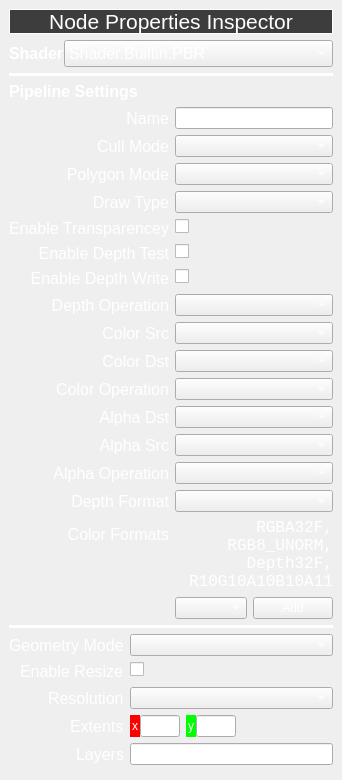
      <widget class="QStackedWidget" name="stackedWidget">
       <property name="maximumSize">
        <size>
         <width>300</width>
         <height>16777215</height>
        </size>
       </property>
       <property name="autoFillBackground">
        <bool>true</bool>
       </property>
       <property name="styleSheet">
        <string notr="true">color: rgb(255, 255, 255);</string>
       </property>
       <property name="currentIndex">
        <number>1</number>
       </property>
       <widget class="QWidget" name="page_1_empty">
        <layout class="QVBoxLayout" name="verticalLayout_20">
         <item>
          <widget class="QLabel" name="PassPresetsLbl_3">
           <property name="minimumSize">
            <size>
             <width>0</width>
             <height>25</height>
            </size>
           </property>
           <property name="maximumSize">
            <size>
             <width>16777215</width>
             <height>50</height>
            </size>
           </property>
           <property name="font">
            <font>
             <pointsize>16</pointsize>
             <weight>50</weight>
             <bold>false</bold>
            </font>
           </property>
           <property name="autoFillBackground">
            <bool>false</bool>
           </property>
           <property name="styleSheet">
            <string notr="true">background-color: rgb(61, 61, 61);
color: #ffffff;
border-style:solid;
border-color:#ffffff;
border-width:1px;

</string>
           </property>
           <property name="text">
            <string>Node Properties Inspector</string>
           </property>
           <property name="scaledContents">
            <bool>false</bool>
           </property>
           <property name="alignment">
            <set>Qt::AlignCenter</set>
           </property>
           <property name="margin">
            <number>4</number>
           </property>
          </widget>
         </item>
         <item>
          <widget class="QLabel" name="label_21">
           <property name="font">
            <font>
             <family>Yu Gothic UI Light</family>
             <pointsize>16</pointsize>
             <italic>true</italic>
            </font>
           </property>
           <property name="text">
            <string>Select a Node to inspect and edit properties</string>
           </property>
           <property name="alignment">
            <set>Qt::AlignCenter</set>
           </property>
           <property name="wordWrap">
            <bool>true</bool>
           </property>
          </widget>
         </item>
         <item>
          <spacer name="verticalSpacer">
           <property name="orientation">
            <enum>Qt::Vertical</enum>
           </property>
           <property name="sizeHint" stdset="0">
            <size>
             <width>20</width>
             <height>40</height>
            </size>
           </property>
          </spacer>
         </item>
        </layout>
       </widget>
       <widget class="QWidget" name="page_2_pass_node">
        <layout class="QVBoxLayout" name="verticalLayout_23">
         <item>
          <widget class="QLabel" name="PassPresetsLbl_2">
           <property name="minimumSize">
            <size>
             <width>0</width>
             <height>25</height>
            </size>
           </property>
           <property name="maximumSize">
            <size>
             <width>16777215</width>
             <height>50</height>
            </size>
           </property>
           <property name="font">
            <font>
             <pointsize>16</pointsize>
             <weight>50</weight>
             <bold>false</bold>
            </font>
           </property>
           <property name="autoFillBackground">
            <bool>false</bool>
           </property>
           <property name="styleSheet">
            <string notr="true">background-color: rgb(61, 61, 61);
color: #ffffff;
border-style:solid;
border-color:#ffffff;
border-width:1px;

</string>
           </property>
           <property name="text">
            <string>Node Properties Inspector</string>
           </property>
           <property name="scaledContents">
            <bool>false</bool>
           </property>
           <property name="alignment">
            <set>Qt::AlignCenter</set>
           </property>
           <property name="margin">
            <number>4</number>
           </property>
          </widget>
         </item>
         <item>
          <layout class="QFormLayout" name="formLayout">
           <property name="labelAlignment">
            <set>Qt::AlignRight|Qt::AlignTrailing|Qt::AlignVCenter</set>
           </property>
           <property name="formAlignment">
            <set>Qt::AlignCenter</set>
           </property>
           <property name="horizontalSpacing">
            <number>0</number>
           </property>
           <property name="verticalSpacing">
            <number>0</number>
           </property>
           <item row="0" column="0">
            <widget class="QLabel" name="label_22">
             <property name="font">
              <font>
               <pointsize>12</pointsize>
               <weight>75</weight>
               <bold>true</bold>
              </font>
             </property>
             <property name="text">
              <string>Shader</string>
             </property>
            </widget>
           </item>
           <item row="0" column="1">
            <widget class="QComboBox" name="comboBox">
             <property name="font">
              <font>
               <pointsize>12</pointsize>
              </font>
             </property>
             <item>
              <property name="text">
               <string>Shader.Builtin.PBR</string>
              </property>
             </item>
             <item>
              <property name="text">
               <string>Shader.Builtin.GBuffer</string>
              </property>
             </item>
            </widget>
           </item>
          </layout>
         </item>
         <item>
          <widget class="Line" name="line_3">
           <property name="autoFillBackground">
            <bool>false</bool>
           </property>
           <property name="styleSheet">
            <string notr="true">line_3:{
    background-color: rgb(255, 255, 255);
	color: rgb(255, 255, 255);
    width: 5px;
    border-width: 5px;
    border-color: #ffffff;
}</string>
           </property>
           <property name="frameShadow">
            <enum>QFrame::Plain</enum>
           </property>
           <property name="lineWidth">
            <number>4</number>
           </property>
           <property name="orientation">
            <enum>Qt::Horizontal</enum>
           </property>
          </widget>
         </item>
         <item>
          <widget class="QLabel" name="label_41">
           <property name="font">
            <font>
             <pointsize>12</pointsize>
             <weight>75</weight>
             <italic>false</italic>
             <bold>true</bold>
            </font>
           </property>
           <property name="text">
            <string>Pipeline Settings</string>
           </property>
          </widget>
         </item>
         <item>
          <layout class="QFormLayout" name="formLayout_2">
           <property name="fieldGrowthPolicy">
            <enum>QFormLayout::AllNonFixedFieldsGrow</enum>
           </property>
           <property name="rowWrapPolicy">
            <enum>QFormLayout::DontWrapRows</enum>
           </property>
           <property name="labelAlignment">
            <set>Qt::AlignRight|Qt::AlignTrailing|Qt::AlignVCenter</set>
           </property>
           <item row="0" column="0">
            <widget class="QLabel" name="label_24">
             <property name="font">
              <font>
               <pointsize>12</pointsize>
              </font>
             </property>
             <property name="text">
              <string>Name</string>
             </property>
             <property name="alignment">
              <set>Qt::AlignRight|Qt::AlignTrailing|Qt::AlignVCenter</set>
             </property>
            </widget>
           </item>
           <item row="0" column="1">
            <widget class="QLineEdit" name="lineEdit_2"/>
           </item>
           <item row="1" column="0">
            <widget class="QLabel" name="label_25">
             <property name="font">
              <font>
               <pointsize>12</pointsize>
              </font>
             </property>
             <property name="text">
              <string>Cull Mode</string>
             </property>
             <property name="alignment">
              <set>Qt::AlignRight|Qt::AlignTrailing|Qt::AlignVCenter</set>
             </property>
            </widget>
           </item>
           <item row="1" column="1">
            <widget class="QComboBox" name="comboBox_2"/>
           </item>
           <item row="2" column="0">
            <widget class="QLabel" name="label_26">
             <property name="font">
              <font>
               <pointsize>12</pointsize>
              </font>
             </property>
             <property name="text">
              <string>Polygon Mode</string>
             </property>
             <property name="alignment">
              <set>Qt::AlignRight|Qt::AlignTrailing|Qt::AlignVCenter</set>
             </property>
            </widget>
           </item>
           <item row="2" column="1">
            <widget class="QComboBox" name="comboBox_3"/>
           </item>
           <item row="3" column="0">
            <widget class="QLabel" name="label_27">
             <property name="font">
              <font>
               <pointsize>12</pointsize>
              </font>
             </property>
             <property name="text">
              <string>Draw Type</string>
             </property>
             <property name="alignment">
              <set>Qt::AlignRight|Qt::AlignTrailing|Qt::AlignVCenter</set>
             </property>
            </widget>
           </item>
           <item row="3" column="1">
            <widget class="QComboBox" name="comboBox_4"/>
           </item>
           <item row="4" column="0">
            <widget class="QLabel" name="label_28">
             <property name="font">
              <font>
               <pointsize>12</pointsize>
              </font>
             </property>
             <property name="text">
              <string>Enable Transparencey</string>
             </property>
             <property name="alignment">
              <set>Qt::AlignRight|Qt::AlignTrailing|Qt::AlignVCenter</set>
             </property>
            </widget>
           </item>
           <item row="4" column="1">
            <widget class="QCheckBox" name="checkBox">
             <property name="text">
              <string/>
             </property>
            </widget>
           </item>
           <item row="5" column="0">
            <widget class="QLabel" name="label_29">
             <property name="font">
              <font>
               <pointsize>12</pointsize>
              </font>
             </property>
             <property name="text">
              <string>Enable Depth Test</string>
             </property>
             <property name="alignment">
              <set>Qt::AlignRight|Qt::AlignTrailing|Qt::AlignVCenter</set>
             </property>
            </widget>
           </item>
           <item row="5" column="1">
            <widget class="QCheckBox" name="checkBox_2">
             <property name="text">
              <string/>
             </property>
            </widget>
           </item>
           <item row="6" column="0">
            <widget class="QLabel" name="label_30">
             <property name="font">
              <font>
               <pointsize>12</pointsize>
              </font>
             </property>
             <property name="text">
              <string>Enable Depth Write</string>
             </property>
             <property name="alignment">
              <set>Qt::AlignRight|Qt::AlignTrailing|Qt::AlignVCenter</set>
             </property>
            </widget>
           </item>
           <item row="6" column="1">
            <widget class="QCheckBox" name="checkBox_3">
             <property name="text">
              <string/>
             </property>
            </widget>
           </item>
           <item row="7" column="0">
            <widget class="QLabel" name="label_38">
             <property name="font">
              <font>
               <pointsize>12</pointsize>
              </font>
             </property>
             <property name="text">
              <string>Depth Operation</string>
             </property>
             <property name="alignment">
              <set>Qt::AlignRight|Qt::AlignTrailing|Qt::AlignVCenter</set>
             </property>
            </widget>
           </item>
           <item row="7" column="1">
            <widget class="QComboBox" name="comboBox_11"/>
           </item>
           <item row="8" column="0">
            <widget class="QLabel" name="label_31">
             <property name="font">
              <font>
               <pointsize>12</pointsize>
              </font>
             </property>
             <property name="text">
              <string>Color Src</string>
             </property>
             <property name="alignment">
              <set>Qt::AlignRight|Qt::AlignTrailing|Qt::AlignVCenter</set>
             </property>
            </widget>
           </item>
           <item row="8" column="1">
            <widget class="QComboBox" name="comboBox_5"/>
           </item>
           <item row="9" column="0">
            <widget class="QLabel" name="label_32">
             <property name="font">
              <font>
               <pointsize>12</pointsize>
              </font>
             </property>
             <property name="text">
              <string>Color Dst</string>
             </property>
             <property name="alignment">
              <set>Qt::AlignRight|Qt::AlignTrailing|Qt::AlignVCenter</set>
             </property>
            </widget>
           </item>
           <item row="9" column="1">
            <widget class="QComboBox" name="comboBox_6"/>
           </item>
           <item row="10" column="0">
            <widget class="QLabel" name="label_36">
             <property name="font">
              <font>
               <pointsize>12</pointsize>
              </font>
             </property>
             <property name="text">
              <string>Color Operation</string>
             </property>
             <property name="alignment">
              <set>Qt::AlignRight|Qt::AlignTrailing|Qt::AlignVCenter</set>
             </property>
            </widget>
           </item>
           <item row="10" column="1">
            <widget class="QComboBox" name="comboBox_10"/>
           </item>
           <item row="11" column="0">
            <widget class="QLabel" name="label_33">
             <property name="font">
              <font>
               <pointsize>12</pointsize>
              </font>
             </property>
             <property name="text">
              <string>Alpha Dst</string>
             </property>
             <property name="alignment">
              <set>Qt::AlignRight|Qt::AlignTrailing|Qt::AlignVCenter</set>
             </property>
            </widget>
           </item>
           <item row="11" column="1">
            <widget class="QComboBox" name="comboBox_7"/>
           </item>
           <item row="12" column="0">
            <widget class="QLabel" name="label_34">
             <property name="font">
              <font>
               <pointsize>12</pointsize>
              </font>
             </property>
             <property name="text">
              <string>Alpha Src</string>
             </property>
             <property name="alignment">
              <set>Qt::AlignRight|Qt::AlignTrailing|Qt::AlignVCenter</set>
             </property>
            </widget>
           </item>
           <item row="12" column="1">
            <widget class="QComboBox" name="comboBox_8"/>
           </item>
           <item row="13" column="0">
            <widget class="QLabel" name="label_37">
             <property name="font">
              <font>
               <pointsize>12</pointsize>
              </font>
             </property>
             <property name="text">
              <string>Alpha Operation</string>
             </property>
             <property name="alignment">
              <set>Qt::AlignRight|Qt::AlignTrailing|Qt::AlignVCenter</set>
             </property>
            </widget>
           </item>
           <item row="13" column="1">
            <widget class="QComboBox" name="comboBox_9"/>
           </item>
           <item row="14" column="0">
            <widget class="QLabel" name="label_35">
             <property name="font">
              <font>
               <pointsize>12</pointsize>
              </font>
             </property>
             <property name="text">
              <string>Depth Format</string>
             </property>
             <property name="alignment">
              <set>Qt::AlignRight|Qt::AlignTrailing|Qt::AlignVCenter</set>
             </property>
            </widget>
           </item>
           <item row="14" column="1">
            <widget class="QComboBox" name="comboBox_12"/>
           </item>
           <item row="15" column="0">
            <widget class="QLabel" name="label_39">
             <property name="font">
              <font>
               <pointsize>12</pointsize>
              </font>
             </property>
             <property name="text">
              <string>Color Formats</string>
             </property>
             <property name="alignment">
              <set>Qt::AlignRight|Qt::AlignTrailing|Qt::AlignVCenter</set>
             </property>
            </widget>
           </item>
           <item row="15" column="1">
            <layout class="QVBoxLayout" name="verticalLayout_21">
             <item>
              <widget class="QLabel" name="label_40">
               <property name="font">
                <font>
                 <family>Courier New</family>
                 <pointsize>12</pointsize>
                </font>
               </property>
               <property name="text">
                <string>RGBA32F, RGB8_UNORM, Depth32F, R10G10A10B10A11</string>
               </property>
               <property name="alignment">
                <set>Qt::AlignRight|Qt::AlignTrailing|Qt::AlignVCenter</set>
               </property>
               <property name="wordWrap">
                <bool>true</bool>
               </property>
              </widget>
             </item>
             <item>
              <layout class="QHBoxLayout" name="horizontalLayout_3">
               <item>
                <widget class="QComboBox" name="comboBox_13"/>
               </item>
               <item>
                <widget class="QPushButton" name="pushButton">
                 <property name="text">
                  <string>Add</string>
                 </property>
                </widget>
               </item>
              </layout>
             </item>
            </layout>
           </item>
          </layout>
         </item>
         <item>
          <widget class="Line" name="line_4">
           <property name="frameShadow">
            <enum>QFrame::Plain</enum>
           </property>
           <property name="lineWidth">
            <number>3</number>
           </property>
           <property name="orientation">
            <enum>Qt::Horizontal</enum>
           </property>
          </widget>
         </item>
         <item>
          <layout class="QFormLayout" name="formLayout_3">
           <property name="labelAlignment">
            <set>Qt::AlignRight|Qt::AlignTrailing|Qt::AlignVCenter</set>
           </property>
           <item row="0" column="0">
            <widget class="QLabel" name="label_23">
             <property name="font">
              <font>
               <pointsize>12</pointsize>
              </font>
             </property>
             <property name="text">
              <string>Geometry Mode</string>
             </property>
            </widget>
           </item>
           <item row="0" column="1">
            <widget class="QComboBox" name="comboBox_14"/>
           </item>
           <item row="1" column="0">
            <widget class="QLabel" name="label_42">
             <property name="font">
              <font>
               <pointsize>12</pointsize>
              </font>
             </property>
             <property name="text">
              <string>Enable Resize</string>
             </property>
            </widget>
           </item>
           <item row="1" column="1">
            <widget class="QCheckBox" name="checkBox_4">
             <property name="text">
              <string/>
             </property>
            </widget>
           </item>
           <item row="2" column="0">
            <widget class="QLabel" name="label_43">
             <property name="font">
              <font>
               <pointsize>12</pointsize>
              </font>
             </property>
             <property name="text">
              <string>Resolution</string>
             </property>
            </widget>
           </item>
           <item row="2" column="1">
            <widget class="QComboBox" name="comboBox_15"/>
           </item>
           <item row="3" column="0">
            <widget class="QLabel" name="label_44">
             <property name="font">
              <font>
               <pointsize>12</pointsize>
              </font>
             </property>
             <property name="text">
              <string>Extents</string>
             </property>
            </widget>
           </item>
           <item row="3" column="1">
            <layout class="QHBoxLayout" name="horizontalLayout_7">
             <item>
              <layout class="QHBoxLayout" name="horizontalLayout_5">
               <property name="spacing">
                <number>0</number>
               </property>
               <item>
                <widget class="QLabel" name="label_45">
                 <property name="maximumSize">
                  <size>
                   <width>10</width>
                   <height>16777215</height>
                  </size>
                 </property>
                 <property name="styleSheet">
                  <string notr="true">background-color: rgb(255, 0, 0);</string>
                 </property>
                 <property name="text">
                  <string>x</string>
                 </property>
                 <property name="alignment">
                  <set>Qt::AlignCenter</set>
                 </property>
                </widget>
               </item>
               <item>
                <widget class="QLineEdit" name="lineEdit">
                 <property name="maximumSize">
                  <size>
                   <width>40</width>
                   <height>16777215</height>
                  </size>
                 </property>
                </widget>
               </item>
              </layout>
             </item>
             <item>
              <layout class="QHBoxLayout" name="horizontalLayout_6">
               <property name="spacing">
                <number>0</number>
               </property>
               <item>
                <widget class="QLabel" name="label_46">
                 <property name="maximumSize">
                  <size>
                   <width>10</width>
                   <height>16777215</height>
                  </size>
                 </property>
                 <property name="styleSheet">
                  <string notr="true">background-color: rgb(0, 255, 0);</string>
                 </property>
                 <property name="text">
                  <string>y</string>
                 </property>
                 <property name="alignment">
                  <set>Qt::AlignCenter</set>
                 </property>
                </widget>
               </item>
               <item>
                <widget class="QLineEdit" name="lineEdit_3">
                 <property name="maximumSize">
                  <size>
                   <width>40</width>
                   <height>16777215</height>
                  </size>
                 </property>
                </widget>
               </item>
              </layout>
             </item>
            </layout>
           </item>
           <item row="4" column="0">
            <widget class="QLabel" name="label_47">
             <property name="font">
              <font>
               <pointsize>12</pointsize>
              </font>
             </property>
             <property name="text">
              <string>Layers</string>
             </property>
            </widget>
           </item>
           <item row="4" column="1">
            <widget class="QLineEdit" name="lineEdit_4"/>
           </item>
          </layout>
         </item>
         <item>
          <spacer name="verticalSpacer_2">
           <property name="orientation">
            <enum>Qt::Vertical</enum>
           </property>
           <property name="sizeHint" stdset="0">
            <size>
             <width>20</width>
             <height>40</height>
            </size>
           </property>
          </spacer>
         </item>
        </layout>
       </widget>
      </widget>
